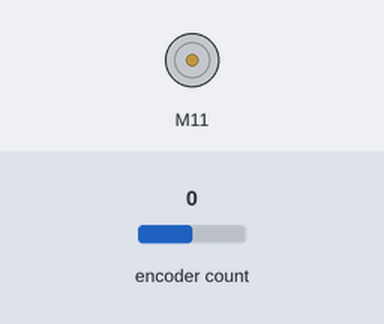
This sketch was run on a simulated Arduino Uno, built with avr-gcc and run on an emulated ATmega328P. Parts: DC motor (green arrow = forward, orange = backward, longer = faster). The inputs (shaded band) are chosen by the test bench; at power-on: encoder count 0. What the sketch prints to the serial monitor is not drawn.

Above: at 0.1 s.
At 1.1 s:
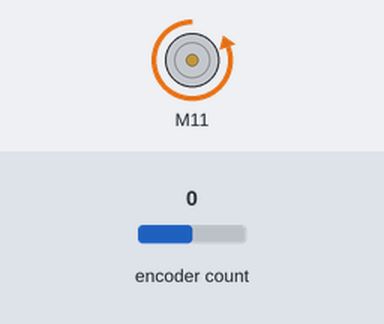
Timing chart, 0 to 2.6 s (numbered marks = the images above):
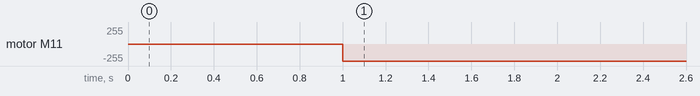

Measured:
- by itself, motor M11: stopped → backward 255/255 at 1.0 s

The sketch:

motor_1.ino
```cpp
#include <SparkFun_TB6612.h>
#include <Encoder.h>
#include <AutoPID.h>


#define AIN1 11
#define AIN2 4
#define PWMA 5
#define STBY 9

const int offsetA = 1;

Motor motor1 = Motor(AIN1, AIN2, PWMA, offsetA, STBY);

Encoder myEnc(2, 3);


void setup() {
  Serial.begin(9600);
  Serial.println("Encoder Motor");
}

double oldPosition  = -999;

double sp = -10000;

double outSpeed;

AutoPID myPID(&oldPosition, &sp, &outSpeed, -255.0, 255.0, 0.06, 0.00, 0);


void loop() {
  // put your main code here, to run repeatedly:
    double newPosition = myEnc.read();
  if (newPosition != oldPosition) {
    oldPosition = newPosition;
//    Serial.print(newPosition);
//    Serial.print(" ");
    Serial.println(outSpeed);
  }

myPID.run();

motor1.drive(outSpeed);

}
```
